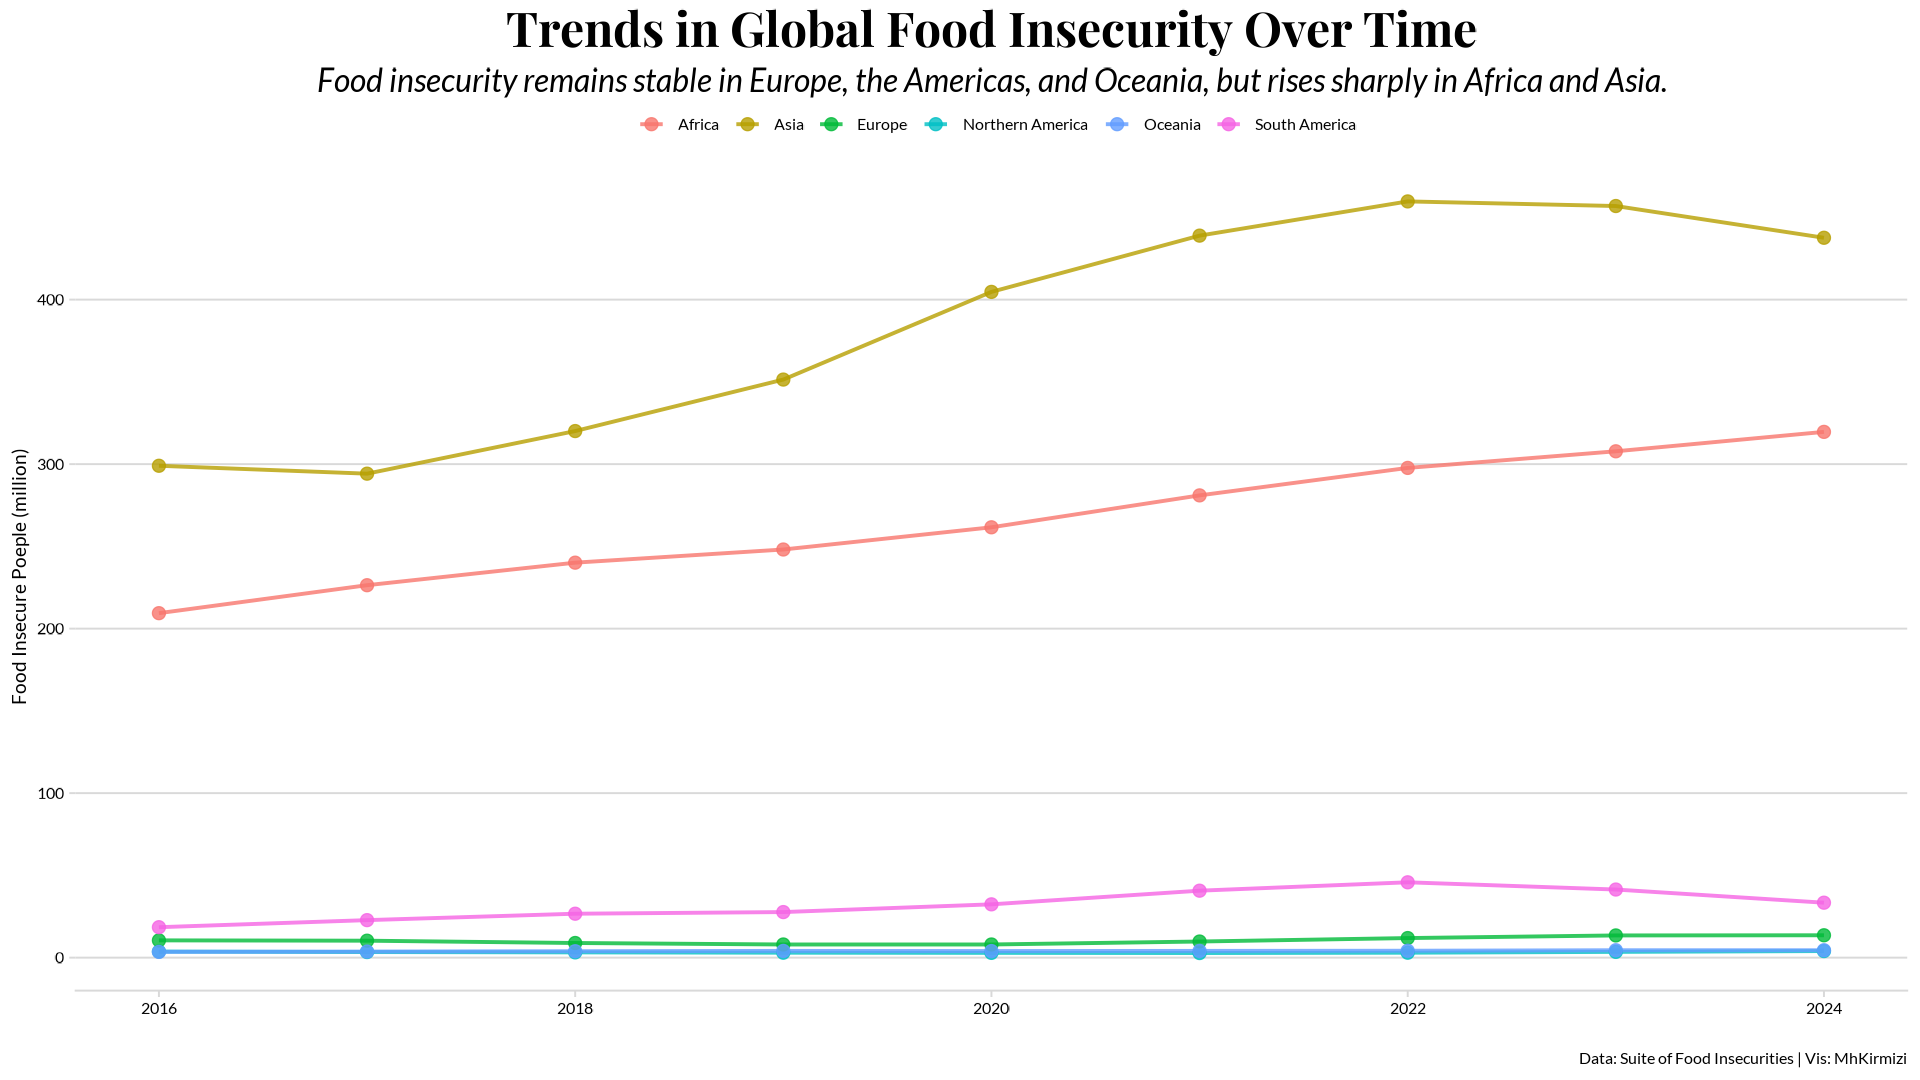

This figure's R source:
library(tidyverse)
library(showtext)
## Fonts
font_add_google("Playfair Display", "playfair")
font_add_google("Lato", "lato")
showtext_auto()
### Text
subtitle <- 'Food insecurity remains stable in Europe, the Americas, and Oceania, but rises sharply in Africa and Asia.'
### Data Wrangling
df <- read_csv('https://raw.githubusercontent.com/rfordatascience/tidytuesday/main/data/2025/2025-10-14/food_security.csv')
glimpse(df)
df_food <- df |> 
  filter(Item == 'Number of severely food insecure people (million) (3-year average)')  
df_food_total  <- df_food |> slice(205:n())
df_food_total |> 
  select(Year_End, Area, Value) |> 
  filter(Area %in% c("Africa", "Northern America", 
                     "Europe", "South America", "Asia", "Oceania")) |> 
  ggplot(aes(Year_End, Value, group = Area))+
  geom_line(aes(color = Area, label = Area), size = 1, alpha = .8) +
  geom_point(aes(colour = Area, fill = Area), size = 3, alpha = .8) +
  labs(x = '', 
       y = 'Food Insecure Poeple (million)', 
       title = 'Trends in Global Food Insecurity Over Time', 
       caption = 'Data: Suite of Food Insecurities | Vis: MhKirmizi', 
       subtitle = subtitle,
       color = '',
       fill = '') +
  cowplot::theme_minimal_hgrid() +
  theme(
    text = element_text(size = 14, family = 'lato'),
    legend.position = 'top', 
    legend.justification = 'center',
    plot.title = element_text(size = 36, hjust = .5, family = 'playfair', face= 'bold'), 
    plot.subtitle = element_text(size = 24, hjust =.5, face = 'italic'), 
    plot.caption = element_text(size = 12),
    plot.background = element_rect(fill = 'white', color = 'white'), 
    panel.background = element_rect(fill = 'white', color = 'white')
  ) +
  guides(color = guide_legend(nrow= 1))
ggsave("food_insecurity.png", width = 1920, height = 1080, units = "px", dpi = 132)


